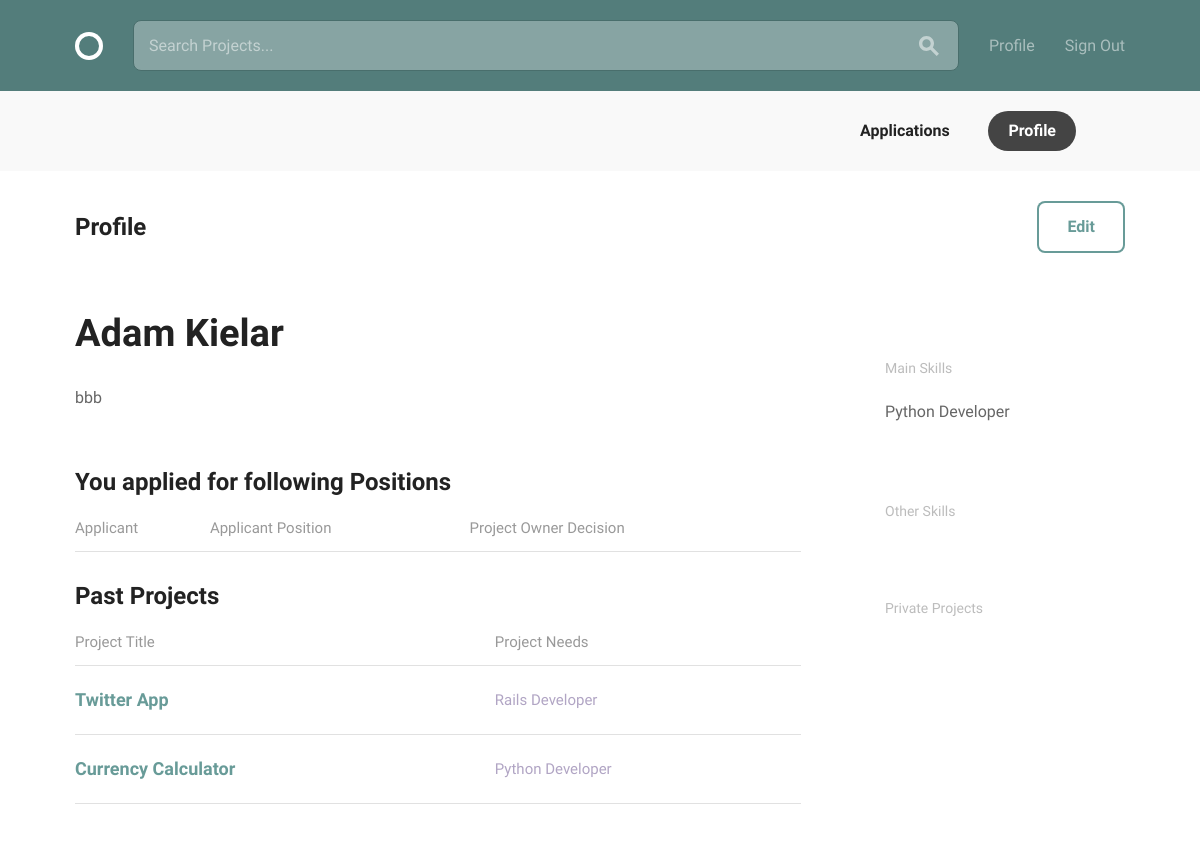
/profiles/profile/2/ (signed in), run on the app's committed database.
### accounts/models.py (models this page shows, shortened)
class User(AbstractBaseUser, PermissionsMixin):
    email = models.EmailField(verbose_name='email address', max_length=255, unique=True)
    full_name = models.CharField(max_length=255, blank=False, default='')
    avatar = CropperImageField(dimensions=(240, 240), linked=True, default='avatars/sample.png', upload_to='avatars/')
    bio = MarkdownxField()
    date_joined = models.DateTimeField(auto_now_add=True)
    main_skills = models.ManyToManyField('MainSkill', related_name='mainskills')
    other_skills = models.ManyToManyField('OtherSkill', related_name='otherskills')
    is_active = models.BooleanField(default=True)
    is_staff = models.BooleanField(default=False)
    objects = UserManager()
    USERNAME_FIELD = 'email'

class MainSkill(models.Model):
    name = models.CharField(max_length=255, unique=True)
    def __str__(self):
        return self.name

### projects/models.py (models this page shows, shortened)
class Project(models.Model):
    owner = models.ForeignKey(settings.AUTH_USER_MODEL,
                              on_delete=models.CASCADE,
                              related_name='projects')
    title = models.CharField(max_length=255, unique=True)
    description = MarkdownxField(max_length=2500, blank=True, null=True)
    project_timeline = MarkdownxField(max_length=500, blank=True, null=True )
    applicant_requirements = MarkdownxField(max_length=500, blank=True, null=True)
    project_status = models.CharField(max_length=255,
                                      choices=PROJECT_STATUS,
                                      blank=True)
    slug = models.SlugField(allow_unicode=True, unique=True)
    created_at = models.DateTimeField(auto_now_add=True)
    class Meta:
        ordering = ['-created_at']

class Position(models.Model):
    project = models.ForeignKey('Project', on_delete=models.CASCADE)
    title = models.CharField(max_length=255, blank=True)
    description = MarkdownxField(blank=True, null=True)
    main_skills = models.ManyToManyField('accounts.MainSkill',
                                         related_name='positions_main')
    other_skills = models.ManyToManyField('accounts.OtherSkill',
                                          related_name='positions_other')
    position_status = models.CharField(max_length=255,
                                       choices=POSITION_STATUS,
                                       blank=True)
    slug = models.SlugField(editable=False, blank=True)
    timeline = models.CharField(max_length=60, blank=True, null=True)
    created_at = models.DateTimeField(auto_now_add=True)
    class Meta:
        ordering = ['-created_at']

### accounts/views.py (the view)
# urls.py: path('profile/<int:pk>/', views.ProfileDetail.as_view(), name='profile_detail'),
class ProfileDetail(LoginRequiredMixin, UserPassesTestMixin, DetailView):
    model = User
    template_name = 'accounts/profile.html'
    def test_func(self):
        obj = self.get_object()
        user = self.request.user
        if obj == user:
            return True
        else:
            raise Http404("You can not view this site. You are not the owner of this profile !")
    def get_context_data(self, **kwargs):
        context = super(ProfileDetail, self).get_context_data(**kwargs)
        context['search_form'] = SearchForm()
        context['user_projects'] = UserProject.objects.filter(user=self.request.user)
        context['projects'] = Project.objects.filter(owner=self.request.user)
        context['applicants'] = Applicant.objects.filter(user_profile=self.request.user)
        return context

### projects/forms.py
class SearchForm(forms.Form):
    q = forms.CharField(
        max_length=255,
        widget=forms.TextInput(
            attrs={
                'placeholder': 'Search Projects...',
            },
        ))

### accounts/templates/accounts/profile.html (shortened to what this page needs)
{% extends 'base.html' %}
{% load static %}
{% block body_content %}
  <div class="circle--actions--bar">
    <nav class="bounds">
      <ul class="circle--pill--list">
        <li><a href="{% url 'projects:applications' pk=user.id %}">Applications</a></li>
        <li><a class="selected" href="{% url 'accounts:profile_detail' pk=user.id %}">Profile</a></li>
      </ul>
    </nav>
  </div>
  <div class="bounds circle--page">
    <div class="circle--page--header circle--fluid">
      <div class="circle--fluid--cell circle--fluid--primary">
        <h2>Profile</h2>
      </div>
      <div class="circle--fluid--cell circle--fluid--secondary">
        <a class="button icon-on-left" href="{% url 'accounts:profile_edit' pk=user.id %}">Edit</a>
      </div>
    </div>
    <div class="grid-70">
      <h1>{{ user.full_name|title }}</h1>
      <div class="circle--article--body">
        <p>{{ user.bio }}</p>
      </div>
      <h2>You applied for following Positions</h2>
            <table class="u-full-width circle--table">
        <thead>
          <tr>
            <th>Applicant</th>
            <th class="circle--cell--right">Applicant Position</th>
            <th class="circle--cell--right">Project Owner Decision</th>
          </tr>
        </thead>
      </table>
      <h2>Past Projects</h2>
      <table class="u-full-width circle--table">
        <thead>
          <tr>
            <th>Project Title</th>
            <th class="circle--cell--right">Project Needs</th>
          </tr>
        </thead>
        <tbody>
        {% for project in projects %}
          <tr class="clickable-row" data-href="{% url 'projects:project_detail' slug=project.slug %}">
            <td>
              <h3>{{ project.title|title }}</h3>
            </td>
            <td class="circle--cell--right">
            {% for position in project.position_set.all %}
              <span class="secondary-label">{{ position.title }}</span>
              {% endfor %}
            </td>
          </tr>
          {% endfor %}
        </tbody>
      </table>
    </div>
    <div class="grid-25 grid-push-5">
      <div class="circle--secondary--module">
      </div>
    <div class="circle--secondary--module">
        <h4>Main Skills</h4>
        <ul class="circle--link--list">
        {% for skill in user.main_skills.all %}
          <li>
            {{ skill }}
          </li>
          {% endfor %}
        </ul>
    </div>
      <div class="circle--secondary--module">
        <h4>Other Skills</h4>
      </div>
      <div class="circle--secondary--module">
        <h4>Private Projects</h4>
      </div>
    </div>
  </div>
  {% endblock body_content %}

### data on the page
User: full_name "Adam Kielar", bio "bbb"
Project: title "Twitter App"
Position: title "Rails Developer"
Project: title "Currency Calculator"
Position: title "Python Developer"
MainSkill: name "Python Developer"
